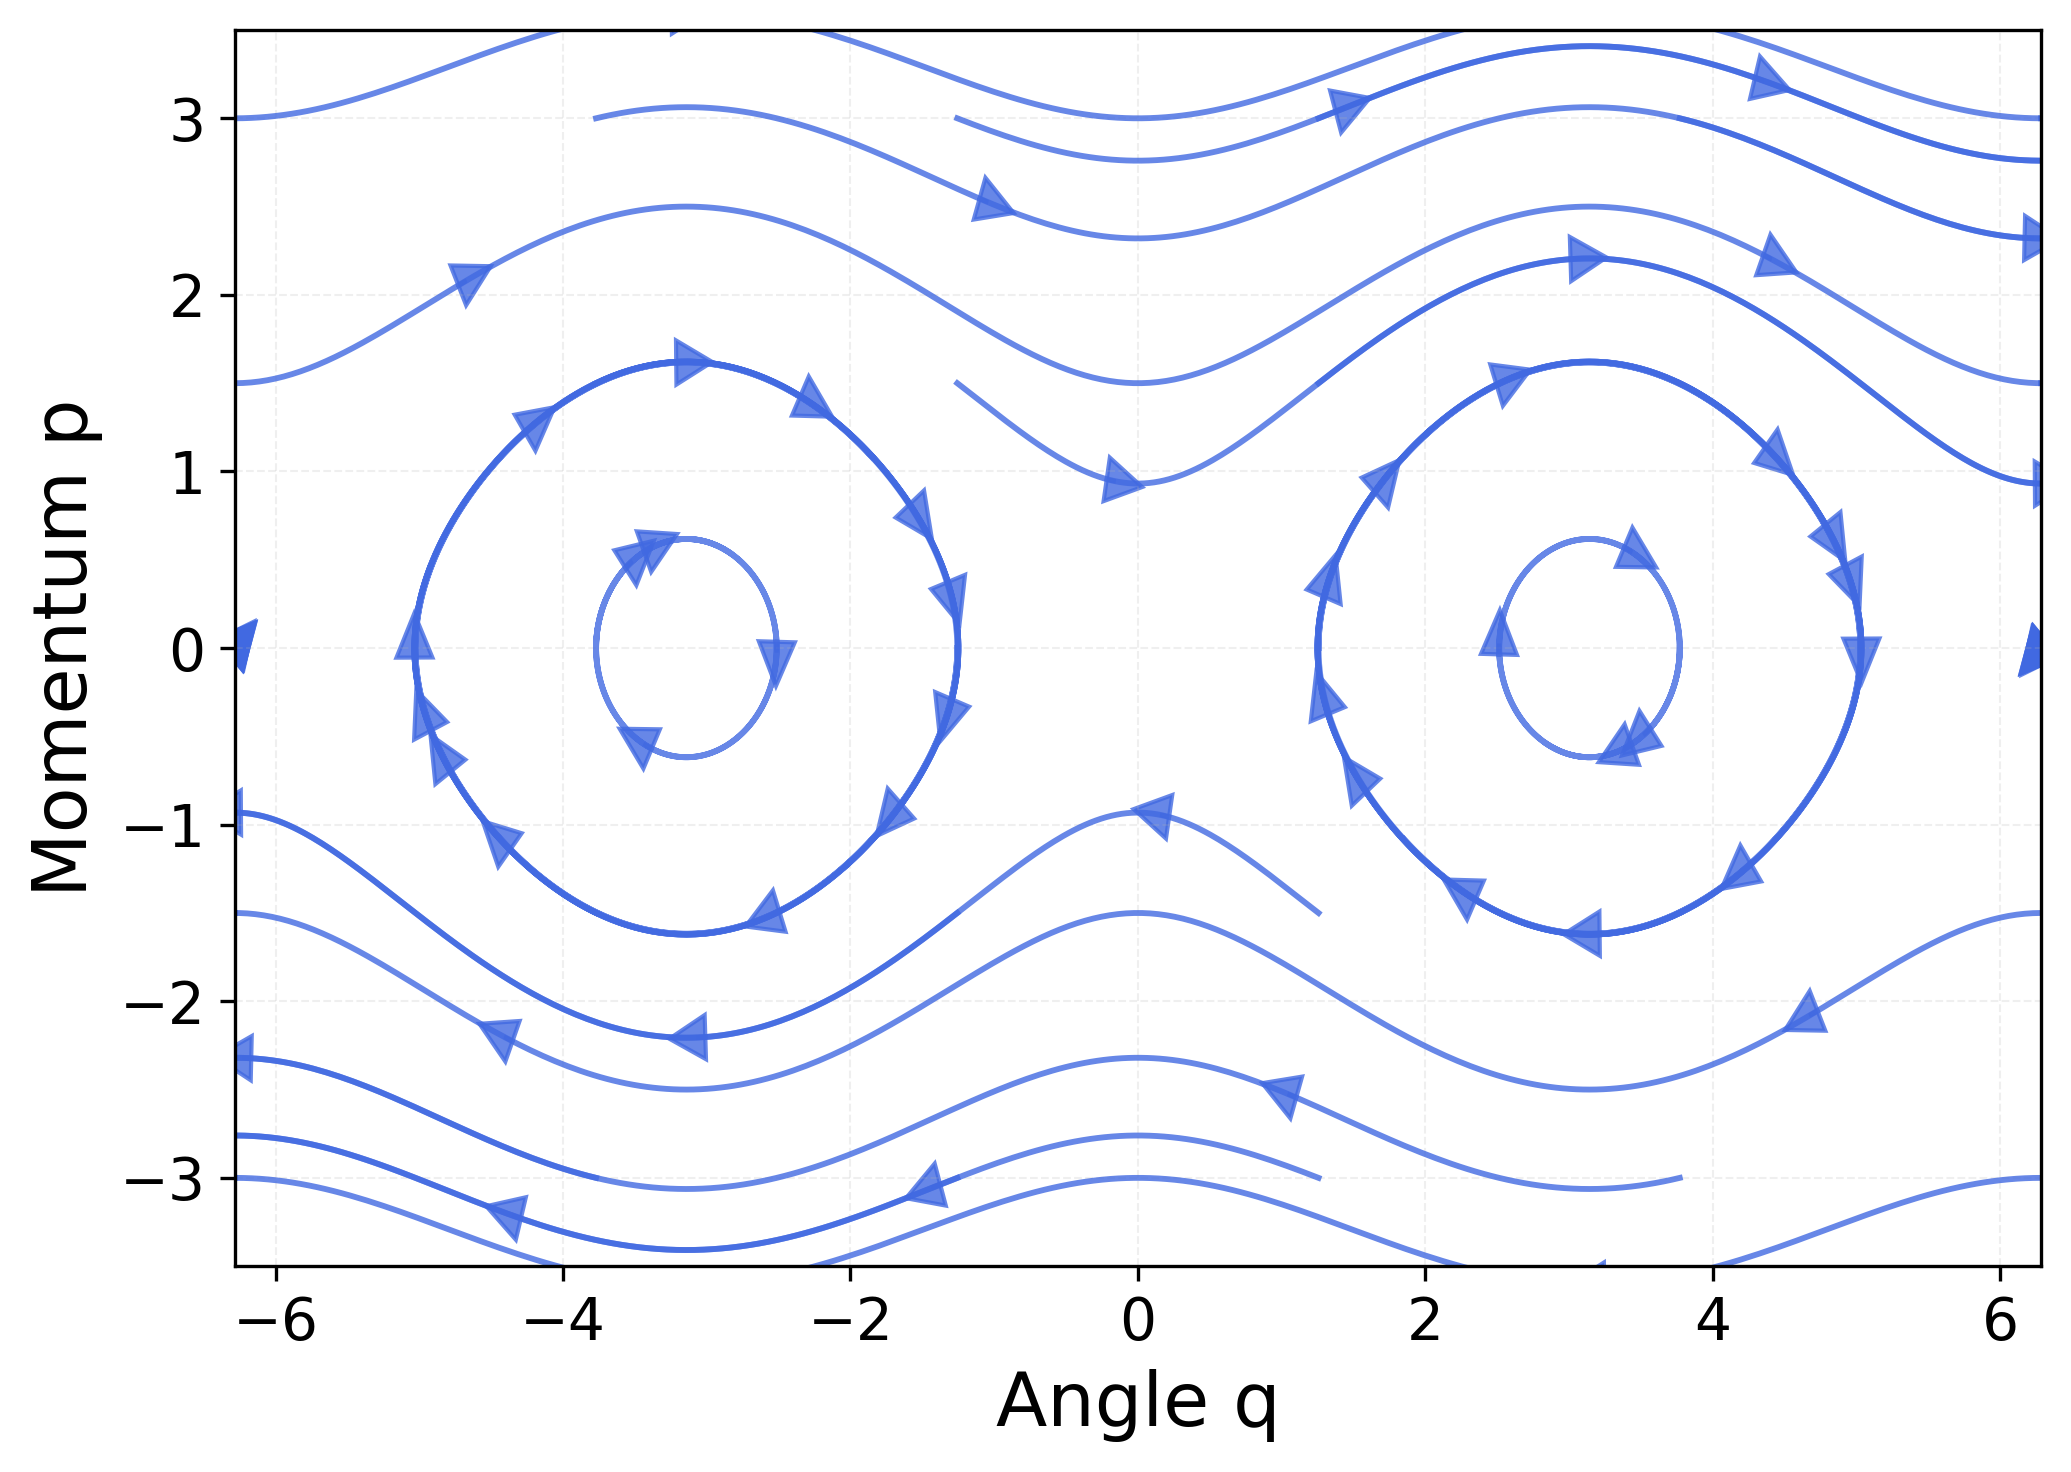

Source code (Python):
import numpy as np
import matplotlib.pyplot as plt
from scipy.integrate import odeint

def pendulum_ode(state, t):
    q, p = state
    return [p, np.sin(q)]

fig, ax = plt.subplots(figsize=(7, 5), dpi=150)

q_init = np.linspace(-2*np.pi, 2*np.pi, 6)
p_init = np.linspace(-3.0, 3.0, 5)

for q0 in q_init:
    for p0 in p_init:
        t = np.linspace(0, 15, 800)
        trajectory = odeint(pendulum_ode, [q0, p0], t)
        q_traj = trajectory[:, 0]
        p_traj = trajectory[:, 1]

        # 画轨迹
        ax.plot(q_traj, p_traj, color='royalblue', alpha=0.8, linewidth=1.4)

        # ---- 在轨迹上加箭头 ----
        # 选几个点作为箭头位置
        arrow_indices = np.linspace(50, len(t)-50, 4).astype(int)

        for idx in arrow_indices:
            dq = p_traj[idx]
            dp = np.sin(q_traj[idx])
            norm = np.sqrt(dq**2 + dp**2)
            dq /= norm
            dp /= norm

            ax.arrow(
                q_traj[idx], p_traj[idx],
                0.2 * dq, 0.2 * dp,     # 箭头长度
                head_width=0.25,
                head_length=0.25,
                fc='royalblue',
                ec='royalblue',
                alpha=0.8,
                length_includes_head=True
            )

ax.set_xlabel('Angle q', fontsize=18)
ax.set_ylabel('Momentum p', fontsize=18)
ax.tick_params(axis='both', labelsize=14)

ax.set_xlim(-2*np.pi, 2*np.pi)
ax.set_ylim(-3.5, 3.5)

ax.grid(True, alpha=0.2, linestyle='--', linewidth=0.5)
ax.set_facecolor('white')
fig.patch.set_facecolor('white')

plt.tight_layout()
plt.savefig('pendulum_flow_map.png', dpi=300, bbox_inches='tight', facecolor='white')
print("Saved phase portrait with arrows on trajectories.")